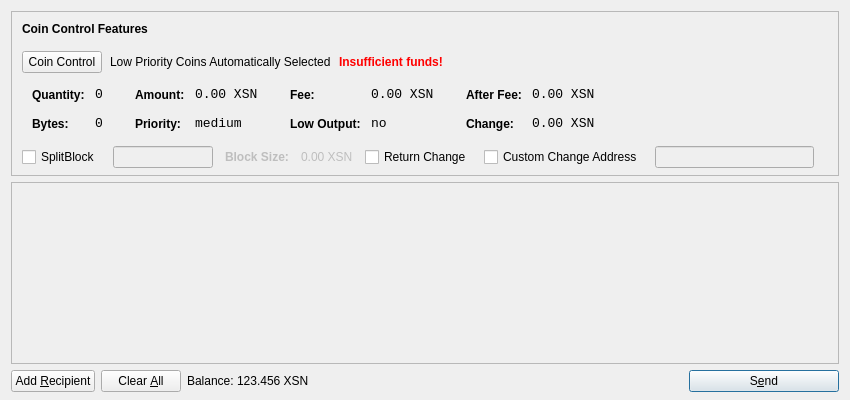
<?xml version="1.0" encoding="UTF-8"?>
<ui version="4.0">
 <class>SendCoinsDialog</class>
 <widget class="QDialog" name="SendCoinsDialog">
  <property name="geometry">
   <rect>
    <x>0</x>
    <y>0</y>
    <width>850</width>
    <height>400</height>
   </rect>
  </property>
  <property name="windowTitle">
   <string>Send Coins</string>
  </property>
  <layout class="QVBoxLayout" name="verticalLayout" stretch="0,1,0">
   <property name="bottomMargin">
    <number>8</number>
   </property>
   <item>
    <widget class="QFrame" name="frameCoinControl">
     <property name="sizePolicy">
      <sizepolicy hsizetype="Expanding" vsizetype="Expanding">
       <horstretch>0</horstretch>
       <verstretch>0</verstretch>
      </sizepolicy>
     </property>
     <property name="maximumSize">
      <size>
       <width>16777215</width>
       <height>16777215</height>
      </size>
     </property>
     <property name="frameShape">
      <enum>QFrame::StyledPanel</enum>
     </property>
     <property name="frameShadow">
      <enum>QFrame::Sunken</enum>
     </property>
     <layout class="QVBoxLayout" name="verticalLayoutCoinControl2">
      <property name="spacing">
       <number>6</number>
      </property>
      <property name="leftMargin">
       <number>0</number>
      </property>
      <property name="topMargin">
       <number>0</number>
      </property>
      <property name="rightMargin">
       <number>0</number>
      </property>
      <property name="bottomMargin">
       <number>6</number>
      </property>
      <item>
       <layout class="QVBoxLayout" name="verticalLayoutCoinControl" stretch="0,0,0,0,1">
        <property name="spacing">
         <number>0</number>
        </property>
        <property name="leftMargin">
         <number>10</number>
        </property>
        <property name="topMargin">
         <number>10</number>
        </property>
        <item>
         <layout class="QHBoxLayout" name="horizontalLayoutCoinControl1">
          <property name="bottomMargin">
           <number>15</number>
          </property>
          <item>
           <widget class="QLabel" name="labelCoinControlFeatures">
            <property name="sizePolicy">
             <sizepolicy hsizetype="Preferred" vsizetype="Maximum">
              <horstretch>0</horstretch>
              <verstretch>0</verstretch>
             </sizepolicy>
            </property>
            <property name="font">
             <font>
              <weight>75</weight>
              <bold>true</bold>
             </font>
            </property>
            <property name="styleSheet">
             <string notr="true">font-weight:bold;</string>
            </property>
            <property name="text">
             <string>Coin Control Features</string>
            </property>
           </widget>
          </item>
         </layout>
        </item>
        <item>
         <layout class="QHBoxLayout" name="horizontalLayoutCoinControl2" stretch="0,0,0,0">
          <property name="spacing">
           <number>8</number>
          </property>
          <property name="bottomMargin">
           <number>10</number>
          </property>
          <item>
           <widget class="QPushButton" name="pushButtonCoinControl">
            <property name="styleSheet">
             <string notr="true"/>
            </property>
            <property name="text">
             <string>Coin Control</string>
            </property>
           </widget>
          </item>
          <item>
           <widget class="QLabel" name="labelCoinControlAutomaticallySelected">
            <property name="text">
             <string>Low Priority Coins Automatically Selected</string>
            </property>
            <property name="margin">
             <number>5</number>
            </property>
           </widget>
          </item>
          <item>
           <widget class="QLabel" name="labelCoinControlInsuffFunds">
            <property name="font">
             <font>
              <weight>75</weight>
              <bold>true</bold>
             </font>
            </property>
            <property name="styleSheet">
             <string notr="true">color:red;font-weight:bold;</string>
            </property>
            <property name="text">
             <string>Insufficient funds!</string>
            </property>
            <property name="margin">
             <number>5</number>
            </property>
           </widget>
          </item>
          <item>
           <spacer name="horizontalSpacerCoinControl">
            <property name="orientation">
             <enum>Qt::Horizontal</enum>
            </property>
            <property name="sizeHint" stdset="0">
             <size>
              <width>40</width>
              <height>1</height>
             </size>
            </property>
           </spacer>
          </item>
         </layout>
        </item>
        <item>
         <widget class="QWidget" name="widgetCoinControl" native="true">
          <property name="sizePolicy">
           <sizepolicy hsizetype="Preferred" vsizetype="Preferred">
            <horstretch>0</horstretch>
            <verstretch>0</verstretch>
           </sizepolicy>
          </property>
          <property name="minimumSize">
           <size>
            <width>0</width>
            <height>0</height>
           </size>
          </property>
          <property name="styleSheet">
           <string notr="true"/>
          </property>
          <layout class="QHBoxLayout" name="horizontalLayoutCoinControl5">
           <property name="margin">
            <number>0</number>
           </property>
           <item>
            <layout class="QHBoxLayout" name="horizontalLayoutCoinControl3" stretch="0,0,0,1">
             <property name="spacing">
              <number>20</number>
             </property>
             <property name="topMargin">
              <number>0</number>
             </property>
             <property name="bottomMargin">
              <number>10</number>
             </property>
             <item>
              <layout class="QFormLayout" name="formLayoutCoinControl1">
               <property name="horizontalSpacing">
                <number>10</number>
               </property>
               <property name="verticalSpacing">
                <number>14</number>
               </property>
               <property name="leftMargin">
                <number>10</number>
               </property>
               <property name="topMargin">
                <number>4</number>
               </property>
               <property name="rightMargin">
                <number>6</number>
               </property>
               <item row="0" column="0">
                <widget class="QLabel" name="labelCoinControlQuantityText">
                 <property name="styleSheet">
                  <string notr="true">font-weight:bold;</string>
                 </property>
                 <property name="text">
                  <string>Quantity:</string>
                 </property>
                 <property name="margin">
                  <number>0</number>
                 </property>
                </widget>
               </item>
               <item row="0" column="1">
                <widget class="QLabel" name="labelCoinControlQuantity">
                 <property name="font">
                  <font>
                   <family>Monospace</family>
                   <pointsize>10</pointsize>
                  </font>
                 </property>
                 <property name="cursor">
                  <cursorShape>IBeamCursor</cursorShape>
                 </property>
                 <property name="contextMenuPolicy">
                  <enum>Qt::ActionsContextMenu</enum>
                 </property>
                 <property name="text">
                  <string>0</string>
                 </property>
                 <property name="margin">
                  <number>0</number>
                 </property>
                 <property name="textInteractionFlags">
                  <set>Qt::LinksAccessibleByMouse|Qt::TextSelectableByKeyboard|Qt::TextSelectableByMouse</set>
                 </property>
                </widget>
               </item>
               <item row="1" column="0">
                <widget class="QLabel" name="labelCoinControlBytesText">
                 <property name="styleSheet">
                  <string notr="true">font-weight:bold;</string>
                 </property>
                 <property name="text">
                  <string>Bytes:</string>
                 </property>
                </widget>
               </item>
               <item row="1" column="1">
                <widget class="QLabel" name="labelCoinControlBytes">
                 <property name="font">
                  <font>
                   <family>Monospace</family>
                   <pointsize>10</pointsize>
                  </font>
                 </property>
                 <property name="cursor">
                  <cursorShape>IBeamCursor</cursorShape>
                 </property>
                 <property name="contextMenuPolicy">
                  <enum>Qt::ActionsContextMenu</enum>
                 </property>
                 <property name="text">
                  <string>0</string>
                 </property>
                 <property name="textInteractionFlags">
                  <set>Qt::LinksAccessibleByMouse|Qt::TextSelectableByKeyboard|Qt::TextSelectableByMouse</set>
                 </property>
                </widget>
               </item>
              </layout>
             </item>
             <item>
              <layout class="QFormLayout" name="formLayoutCoinControl2">
               <property name="horizontalSpacing">
                <number>10</number>
               </property>
               <property name="verticalSpacing">
                <number>14</number>
               </property>
               <property name="leftMargin">
                <number>6</number>
               </property>
               <property name="topMargin">
                <number>4</number>
               </property>
               <property name="rightMargin">
                <number>6</number>
               </property>
               <item row="0" column="0">
                <widget class="QLabel" name="labelCoinControlAmountText">
                 <property name="styleSheet">
                  <string notr="true">font-weight:bold;</string>
                 </property>
                 <property name="text">
                  <string>Amount:</string>
                 </property>
                 <property name="margin">
                  <number>0</number>
                 </property>
                </widget>
               </item>
               <item row="0" column="1">
                <widget class="QLabel" name="labelCoinControlAmount">
                 <property name="font">
                  <font>
                   <family>Monospace</family>
                   <pointsize>10</pointsize>
                  </font>
                 </property>
                 <property name="cursor">
                  <cursorShape>IBeamCursor</cursorShape>
                 </property>
                 <property name="contextMenuPolicy">
                  <enum>Qt::ActionsContextMenu</enum>
                 </property>
                 <property name="text">
                  <string>0.00 XSN</string>
                 </property>
                 <property name="textInteractionFlags">
                  <set>Qt::LinksAccessibleByMouse|Qt::TextSelectableByKeyboard|Qt::TextSelectableByMouse</set>
                 </property>
                </widget>
               </item>
               <item row="1" column="0">
                <widget class="QLabel" name="labelCoinControlPriorityText">
                 <property name="styleSheet">
                  <string notr="true">font-weight:bold;</string>
                 </property>
                 <property name="text">
                  <string>Priority:</string>
                 </property>
                </widget>
               </item>
               <item row="1" column="1">
                <widget class="QLabel" name="labelCoinControlPriority">
                 <property name="font">
                  <font>
                   <family>Monospace</family>
                   <pointsize>10</pointsize>
                  </font>
                 </property>
                 <property name="cursor">
                  <cursorShape>IBeamCursor</cursorShape>
                 </property>
                 <property name="contextMenuPolicy">
                  <enum>Qt::ActionsContextMenu</enum>
                 </property>
                 <property name="text">
                  <string>medium</string>
                 </property>
                 <property name="textInteractionFlags">
                  <set>Qt::LinksAccessibleByMouse|Qt::TextSelectableByKeyboard|Qt::TextSelectableByMouse</set>
                 </property>
                </widget>
               </item>
              </layout>
             </item>
             <item>
              <layout class="QFormLayout" name="formLayoutCoinControl3">
               <property name="horizontalSpacing">
                <number>10</number>
               </property>
               <property name="verticalSpacing">
                <number>14</number>
               </property>
               <property name="leftMargin">
                <number>6</number>
               </property>
               <property name="topMargin">
                <number>4</number>
               </property>
               <property name="rightMargin">
                <number>6</number>
               </property>
               <item row="0" column="0">
                <widget class="QLabel" name="labelCoinControlFeeText">
                 <property name="styleSheet">
                  <string notr="true">font-weight:bold;</string>
                 </property>
                 <property name="text">
                  <string>Fee:</string>
                 </property>
                 <property name="margin">
                  <number>0</number>
                 </property>
                </widget>
               </item>
               <item row="0" column="1">
                <widget class="QLabel" name="labelCoinControlFee">
                 <property name="font">
                  <font>
                   <family>Monospace</family>
                   <pointsize>10</pointsize>
                  </font>
                 </property>
                 <property name="cursor">
                  <cursorShape>IBeamCursor</cursorShape>
                 </property>
                 <property name="contextMenuPolicy">
                  <enum>Qt::ActionsContextMenu</enum>
                 </property>
                 <property name="text">
                  <string>0.00 XSN</string>
                 </property>
                 <property name="textInteractionFlags">
                  <set>Qt::LinksAccessibleByMouse|Qt::TextSelectableByKeyboard|Qt::TextSelectableByMouse</set>
                 </property>
                </widget>
               </item>
               <item row="1" column="0">
                <widget class="QLabel" name="labelCoinControlLowOutputText">
                 <property name="styleSheet">
                  <string notr="true">font-weight:bold;</string>
                 </property>
                 <property name="text">
                  <string>Low Output:</string>
                 </property>
                </widget>
               </item>
               <item row="1" column="1">
                <widget class="QLabel" name="labelCoinControlLowOutput">
                 <property name="font">
                  <font>
                   <family>Monospace</family>
                   <pointsize>10</pointsize>
                  </font>
                 </property>
                 <property name="cursor">
                  <cursorShape>IBeamCursor</cursorShape>
                 </property>
                 <property name="contextMenuPolicy">
                  <enum>Qt::ActionsContextMenu</enum>
                 </property>
                 <property name="text">
                  <string>no</string>
                 </property>
                 <property name="textInteractionFlags">
                  <set>Qt::LinksAccessibleByMouse|Qt::TextSelectableByKeyboard|Qt::TextSelectableByMouse</set>
                 </property>
                </widget>
               </item>
              </layout>
             </item>
             <item>
              <layout class="QFormLayout" name="formLayoutCoinControl4">
               <property name="fieldGrowthPolicy">
                <enum>QFormLayout::AllNonFixedFieldsGrow</enum>
               </property>
               <property name="horizontalSpacing">
                <number>10</number>
               </property>
               <property name="verticalSpacing">
                <number>14</number>
               </property>
               <property name="leftMargin">
                <number>6</number>
               </property>
               <property name="topMargin">
                <number>4</number>
               </property>
               <property name="rightMargin">
                <number>6</number>
               </property>
               <item row="0" column="0">
                <widget class="QLabel" name="labelCoinControlAfterFeeText">
                 <property name="styleSheet">
                  <string notr="true">font-weight:bold;</string>
                 </property>
                 <property name="text">
                  <string>After Fee:</string>
                 </property>
                 <property name="margin">
                  <number>0</number>
                 </property>
                </widget>
               </item>
               <item row="0" column="1">
                <widget class="QLabel" name="labelCoinControlAfterFee">
                 <property name="font">
                  <font>
                   <family>Monospace</family>
                   <pointsize>10</pointsize>
                  </font>
                 </property>
                 <property name="cursor">
                  <cursorShape>IBeamCursor</cursorShape>
                 </property>
                 <property name="contextMenuPolicy">
                  <enum>Qt::ActionsContextMenu</enum>
                 </property>
                 <property name="text">
                  <string>0.00 XSN</string>
                 </property>
                 <property name="textInteractionFlags">
                  <set>Qt::LinksAccessibleByMouse|Qt::TextSelectableByKeyboard|Qt::TextSelectableByMouse</set>
                 </property>
                </widget>
               </item>
               <item row="1" column="0">
                <widget class="QLabel" name="labelCoinControlChangeText">
                 <property name="styleSheet">
                  <string notr="true">font-weight:bold;</string>
                 </property>
                 <property name="text">
                  <string>Change:</string>
                 </property>
                </widget>
               </item>
               <item row="1" column="1">
                <widget class="QLabel" name="labelCoinControlChange">
                 <property name="font">
                  <font>
                   <family>Monospace</family>
                   <pointsize>10</pointsize>
                  </font>
                 </property>
                 <property name="cursor">
                  <cursorShape>IBeamCursor</cursorShape>
                 </property>
                 <property name="contextMenuPolicy">
                  <enum>Qt::ActionsContextMenu</enum>
                 </property>
                 <property name="text">
                  <string>0.00 XSN</string>
                 </property>
                 <property name="textInteractionFlags">
                  <set>Qt::LinksAccessibleByMouse|Qt::TextSelectableByKeyboard|Qt::TextSelectableByMouse</set>
                 </property>
                </widget>
               </item>
              </layout>
             </item>
            </layout>
           </item>
          </layout>
         </widget>
        </item>
        <item>
         <layout class="QHBoxLayout" name="horizontalLayoutCoinControl4" stretch="0,0,0,0,0,0,0,0">
          <property name="spacing">
           <number>12</number>
          </property>
          <property name="sizeConstraint">
           <enum>QLayout::SetDefaultConstraint</enum>
          </property>
          <property name="topMargin">
           <number>5</number>
          </property>
          <property name="rightMargin">
           <number>5</number>
          </property>
          <item>
           <widget class="QCheckBox" name="splitBlockCheckBox">
            <property name="text">
             <string>SplitBlock</string>
            </property>
           </widget>
          </item>
          <item>
           <widget class="QLineEdit" name="splitBlockLineEdit">
            <property name="enabled">
             <bool>false</bool>
            </property>
            <property name="sizePolicy">
             <sizepolicy hsizetype="Fixed" vsizetype="Fixed">
              <horstretch>0</horstretch>
              <verstretch>0</verstretch>
             </sizepolicy>
            </property>
            <property name="maximumSize">
             <size>
              <width>100</width>
              <height>16777215</height>
             </size>
            </property>
           </widget>
          </item>
          <item>
           <widget class="QLabel" name="labelBlockSizeText">
            <property name="enabled">
             <bool>false</bool>
            </property>
            <property name="font">
             <font>
              <weight>75</weight>
              <bold>true</bold>
             </font>
            </property>
            <property name="text">
             <string>Block Size:</string>
            </property>
           </widget>
          </item>
          <item>
           <widget class="QLabel" name="labelBlockSize">
            <property name="enabled">
             <bool>false</bool>
            </property>
            <property name="text">
             <string>0.00 XSN</string>
            </property>
           </widget>
          </item>
          <item>
           <widget class="QCheckBox" name="returnChangeCheckBox">
            <property name="text">
             <string>Return Change</string>
            </property>
           </widget>
          </item>
          <item>
           <widget class="QCheckBox" name="checkBoxCoinControlChange">
            <property name="text">
             <string>Custom Change Address</string>
            </property>
           </widget>
          </item>
          <item>
           <widget class="QLineEdit" name="lineEditCoinControlChange">
            <property name="enabled">
             <bool>false</bool>
            </property>
            <property name="sizePolicy">
             <sizepolicy hsizetype="Expanding" vsizetype="Fixed">
              <horstretch>0</horstretch>
              <verstretch>0</verstretch>
             </sizepolicy>
            </property>
           </widget>
          </item>
          <item>
           <widget class="QLabel" name="labelCoinControlChangeLabel">
            <property name="sizePolicy">
             <sizepolicy hsizetype="Preferred" vsizetype="Expanding">
              <horstretch>0</horstretch>
              <verstretch>0</verstretch>
             </sizepolicy>
            </property>
            <property name="minimumSize">
             <size>
              <width>0</width>
              <height>0</height>
             </size>
            </property>
            <property name="text">
             <string/>
            </property>
            <property name="margin">
             <number>3</number>
            </property>
           </widget>
          </item>
         </layout>
        </item>
        <item>
         <spacer name="verticalSpacerCoinControl">
          <property name="orientation">
           <enum>Qt::Vertical</enum>
          </property>
          <property name="sizeHint" stdset="0">
           <size>
            <width>800</width>
            <height>1</height>
           </size>
          </property>
         </spacer>
        </item>
       </layout>
      </item>
     </layout>
    </widget>
   </item>
   <item>
    <widget class="QScrollArea" name="scrollArea">
     <property name="widgetResizable">
      <bool>true</bool>
     </property>
     <widget class="QWidget" name="scrollAreaWidgetContents">
      <property name="geometry">
       <rect>
        <x>0</x>
        <y>0</y>
        <width>830</width>
        <height>158</height>
       </rect>
      </property>
      <layout class="QVBoxLayout" name="verticalLayout_2">
       <property name="margin">
        <number>0</number>
       </property>
       <item>
        <layout class="QVBoxLayout" name="entries">
         <property name="spacing">
          <number>6</number>
         </property>
        </layout>
       </item>
       <item>
        <spacer name="verticalSpacer">
         <property name="orientation">
          <enum>Qt::Vertical</enum>
         </property>
         <property name="sizeHint" stdset="0">
          <size>
           <width>20</width>
           <height>40</height>
          </size>
         </property>
        </spacer>
       </item>
      </layout>
     </widget>
    </widget>
   </item>
   <item>
    <layout class="QHBoxLayout" name="horizontalLayout">
     <item>
      <widget class="QPushButton" name="addButton">
       <property name="toolTip">
        <string>Send to multiple recipients at once</string>
       </property>
       <property name="text">
        <string>Add &amp;Recipient</string>
       </property>
       <property name="icon">
        <iconset resource="../bitcoin.qrc">
         <normaloff>:/icons/add</normaloff>:/icons/add</iconset>
       </property>
       <property name="autoDefault">
        <bool>false</bool>
       </property>
      </widget>
     </item>
     <item>
      <widget class="QPushButton" name="clearButton">
       <property name="sizePolicy">
        <sizepolicy hsizetype="Minimum" vsizetype="Fixed">
         <horstretch>0</horstretch>
         <verstretch>0</verstretch>
        </sizepolicy>
       </property>
       <property name="toolTip">
        <string>Remove all transaction fields</string>
       </property>
       <property name="text">
        <string>Clear &amp;All</string>
       </property>
       <property name="icon">
        <iconset resource="../bitcoin.qrc">
         <normaloff>:/icons/remove</normaloff>:/icons/remove</iconset>
       </property>
       <property name="autoRepeatDelay">
        <number>300</number>
       </property>
       <property name="autoDefault">
        <bool>false</bool>
       </property>
      </widget>
     </item>
     <item>
      <layout class="QHBoxLayout" name="horizontalLayout_2">
       <property name="spacing">
        <number>3</number>
       </property>
       <item>
        <widget class="QLabel" name="label">
         <property name="sizePolicy">
          <sizepolicy hsizetype="Preferred" vsizetype="Fixed">
           <horstretch>0</horstretch>
           <verstretch>0</verstretch>
          </sizepolicy>
         </property>
         <property name="text">
          <string>Balance:</string>
         </property>
        </widget>
       </item>
       <item>
        <widget class="QLabel" name="labelBalance">
         <property name="sizePolicy">
          <sizepolicy hsizetype="Preferred" vsizetype="Fixed">
           <horstretch>0</horstretch>
           <verstretch>0</verstretch>
          </sizepolicy>
         </property>
         <property name="cursor">
          <cursorShape>IBeamCursor</cursorShape>
         </property>
         <property name="text">
          <string>123.456 XSN</string>
         </property>
         <property name="textInteractionFlags">
          <set>Qt::LinksAccessibleByMouse|Qt::TextSelectableByKeyboard|Qt::TextSelectableByMouse</set>
         </property>
        </widget>
       </item>
      </layout>
     </item>
     <item>
      <spacer name="horizontalSpacer">
       <property name="orientation">
        <enum>Qt::Horizontal</enum>
       </property>
       <property name="sizeHint" stdset="0">
        <size>
         <width>40</width>
         <height>20</height>
        </size>
       </property>
      </spacer>
     </item>
     <item>
      <widget class="QPushButton" name="sendButton">
       <property name="minimumSize">
        <size>
         <width>150</width>
         <height>0</height>
        </size>
       </property>
       <property name="toolTip">
        <string>Confirm the send action</string>
       </property>
       <property name="text">
        <string>S&amp;end</string>
       </property>
       <property name="icon">
        <iconset resource="../bitcoin.qrc">
         <normaloff>:/icons/send</normaloff>:/icons/send</iconset>
       </property>
       <property name="default">
        <bool>true</bool>
       </property>
      </widget>
     </item>
    </layout>
   </item>
  </layout>
 </widget>
 <resources>
  <include location="../bitcoin.qrc"/>
 </resources>
 <connections/>
</ui>
